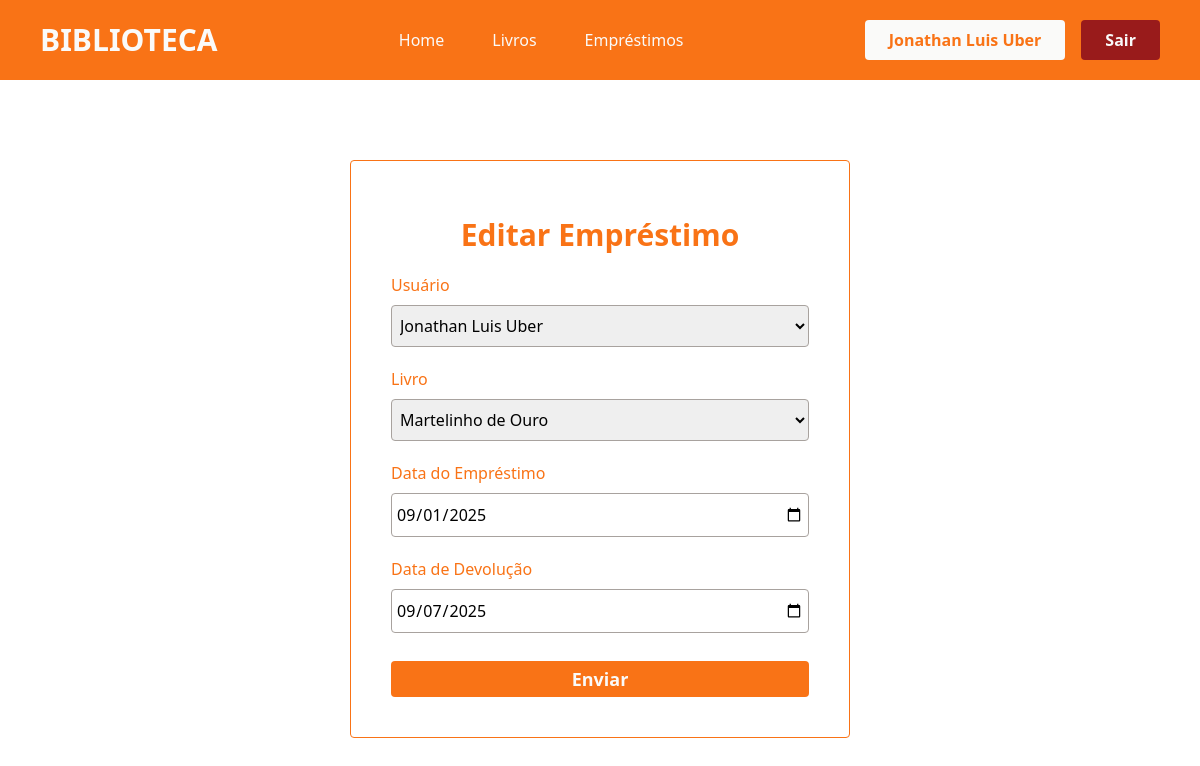
The page /emprestimos/editar/2 (signed in) on the database as committed earlier.
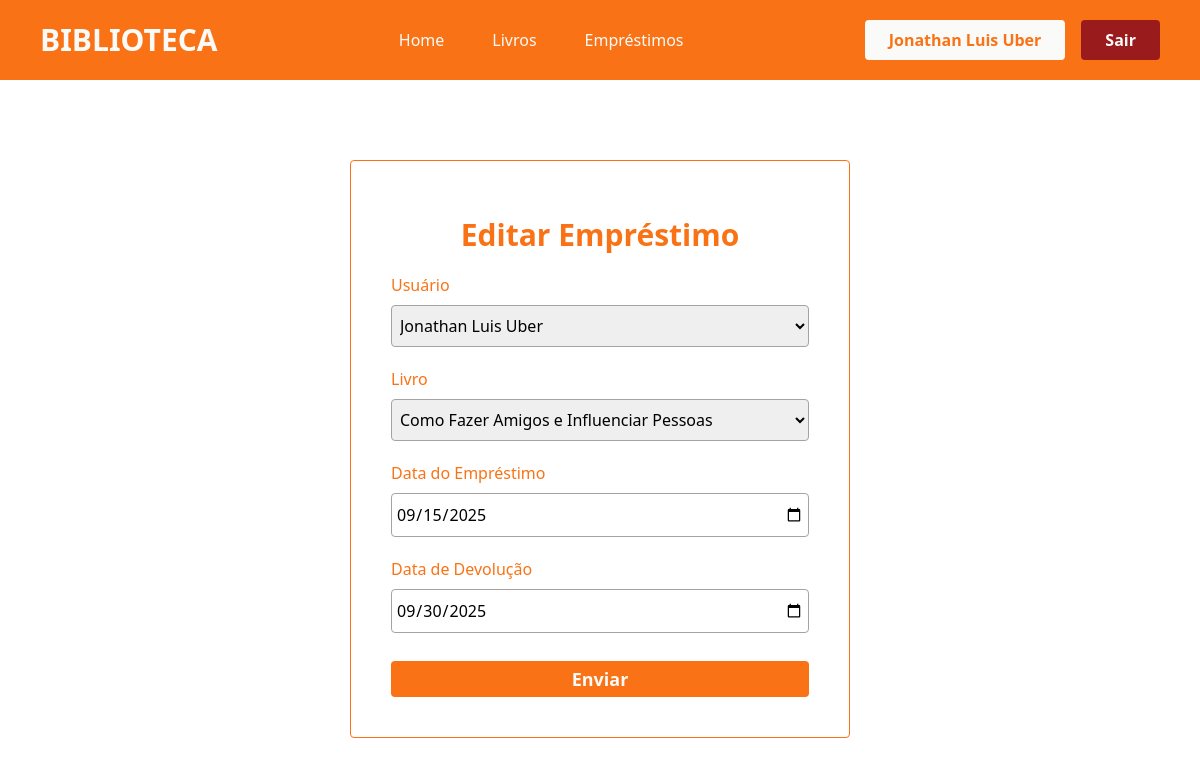
The same page on the database as committed later.
### app/models.py (models this page shows)
class Emprestimo(db.Model):
    id = db.Column(db.Integer, primary_key=True)
    data_emprestimo = db.Column(db.DateTime, default=datetime.now)
    data_devolucao = db.Column(db.DateTime, default=datetime.now)
    user_id = db.Column(db.Integer, db.ForeignKey('user.id', name="fk_emprestimo_user"), nullable=True)
    livro_id = db.Column(db.Integer, db.ForeignKey('livro.id', name="fk_emprestimo_livro"), nullable=True)
    statusEmprestimo = db.Column(db.String(100), nullable=True)

### app/views.py (the view)
@app.route('/emprestimos/editar/<int:id>', methods=['GET', 'POST'])
@login_required
def editar_emprestimo(id):
    emprestimo = Emprestimo.query.get_or_404(id)
    form = EmprestimoForm(obj=emprestimo)
    if form.validate_on_submit():
        form.populate_obj(emprestimo)
        db.session.commit()
        return redirect(url_for('emprestimos'))
    return render_template('editar_emprestimo.html', form=form, emprestimo=emprestimo)

### app/forms.py (shortened to what this page needs)
class EmprestimoForm(FlaskForm):
    data_emprestimo = DateField('Data do Empréstimo', validators=[DataRequired()])
    data_devolucao = DateField('Data de Devolução', validators=[DataRequired()])
    user_id = SelectField('Usuário', coerce=int, validators=[DataRequired()])
    livro_id = SelectField('Livro', coerce=int, validators=[DataRequired()])
    statusEmprestimo = StringField('Status')
    btnSubmit = SubmitField('Enviar')
    def __init__(self, *args, **kwargs):
        super().__init__(*args, **kwargs)
        self.user_id.choices = [(u.id, u.nome) for u in User.query.all()]
        self.livro_id.choices = [(l.id, l.titulo) for l in Livro.query.all()]

### app/models.py (called while the page is built)
@login_manager.user_loader
def load_user(user_id):
    return User.query.get(user_id)

### app/templates/editar_emprestimo.html (shortened to what this page needs)
{% extends "head.html" %}
{% block content %}
<div class="container-login w-100 flex justify-center align-center">
    <section class="forms-login mt-[5rem] border-orange-500 border-[1px] p-10 rounded w-[500px]">
                <h3 class="text-center text-3xl font-bold mt-4 text-orange-500">Editar Empréstimo</h3>
                <form action="{{ url_for('editar_emprestimo', id=emprestimo.id) }}" method="post" class="flex flex-col">
                    {{form.user_id.label(class="text-orange-500 font-medium mt-5")}}
                    {{form.user_id(class="border-[1px] rounded border-stone-400 mt-2 px-1 py-2 outline-orange-500 outline-2")}}
                    {{form.livro_id.label(class="text-orange-500 font-medium mt-5")}}
                    {{form.livro_id(class="border-[1px] rounded border-stone-400 mt-2 px-1 py-2 outline-orange-500 outline-2")}}
                    {{form.data_emprestimo.label(class="text-orange-500 font-medium mt-5")}}
                    {{form.data_emprestimo(class="border-[1px] rounded border-stone-400 mt-2 px-1 py-2 outline-orange-500 outline-2")}}
                    {{form.data_devolucao.label(class="text-orange-500 font-medium mt-5")}}
                    {{form.data_devolucao(class="border-[1px] rounded border-stone-400 mt-2 px-1 py-2 outline-orange-500 outline-2")}}
                    {{form.btnSubmit(class="bg-orange-500 w-100 text-stone-50 font-semibold text-lg mt-7 rounded py-1 hover:bg-orange-700 cursor-pointer transition-all duration-500")}}
                </form>
    </section>
</div>
{% endblock %}

Rows that differ between the two databases and show on the page:
changed Emprestimo "Jonathan Luis Uber": livro_id "Martelinho de Ouro" → "Como Fazer Amigos e Influenciar Pessoas"; data_emprestimo "09/01/2025" → "09/15/2025"; data_devolucao "09/07/2025" → "09/30/2025"
